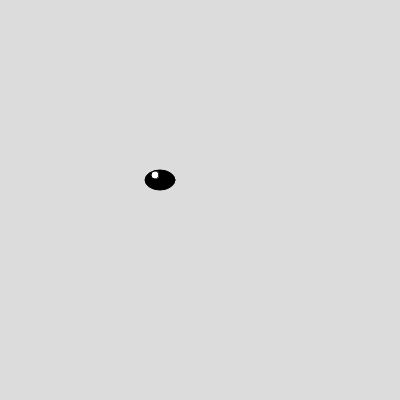
Frame 1 (no input)
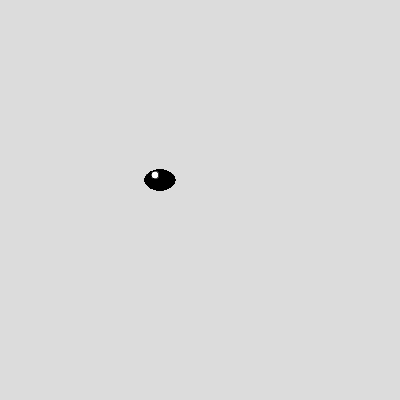
Frame 60 (no input)
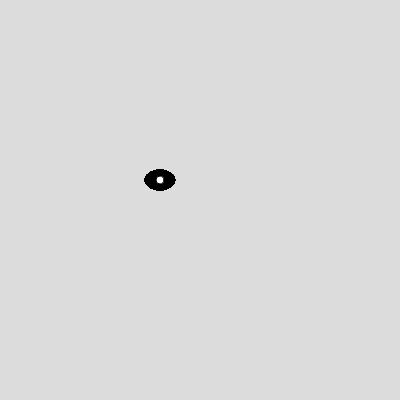
Frame 120 (the mouse pressed at the canvas centre since frame 60)

The p5.js sketch that drew these frames (run headless with seeded random() and noise() and a simulated clock; from frame 60 on, the mouse is pressed at the canvas centre):

// p5.js sketch
// ── sketch.js
/*function setup() {
  createCanvas(400, 400);
  angleMode(DEGREES)
  background(220);
}

function draw() {
  x=frameCount
  let y = 60 * sin(frameCount) + 200;
   point(x, y);
  
}*/



function setup() {
  createCanvas(400, 400);
  angleMode(DEGREES)
  background(220);
}

function draw() {
  fill(0); // Black
  ellipse(160, 180, 30, 20);
  //
  // Move the pupil
  let eyex = map(mouseX, 0, width, -5, 5, true); 
  let eyey = map(mouseY, 0, height, -5, 5, true);
  fill(255); // Black pupil
  ellipse(160 + eyex, 180 + eyey, 8, 8);

  

}
